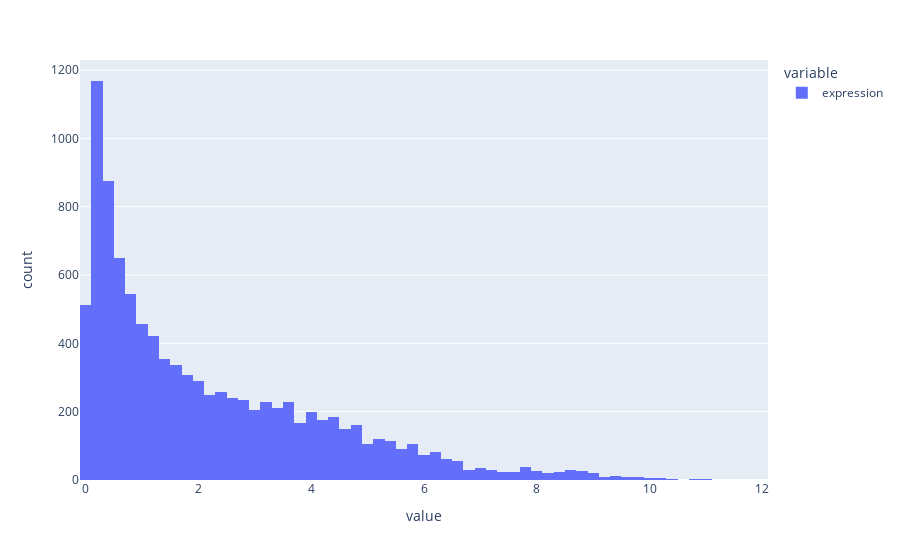

Write notebook code for a chart like this one.
### Code cell
import plotly.io

plotly.io.renderers.default = "jupyterlab+png"

import plotly.express as px

fig = px.histogram(
    tpm_with_cell_type.query("expression > 0").sample(10000)["expression"]
)

fig.show()

### Figure 1 — Plotly figure (JSON) as saved in the notebook; plotly's stock layout.template omitted (floating-point values rounded to 4 significant figures; data arrays with more than 128 entries replaced by an {"elided": "..."} marker saying what was removed)
{"data": [{"alignmentgroup": "True", "bingroup": "x", "hovertemplate": "variable=expression<br>value=%{x}<br>count=%{y}<extra></extra>", "legendgroup": "expression", "marker": {"color": "#636efa", "pattern": {"shape": ""}}, "name": "expression", "offsetgroup": "expression", "orientation": "v", "showlegend": true, "type": "histogram", "x": {"elided": "10000 float values"}, "xaxis": "x", "yaxis": "y"}], "layout": {"barmode": "relative", "legend": {"title": {"text": "variable"}, "tracegroupgap": 0}, "margin": {"t": 60}, "xaxis": {"anchor": "y", "domain": [0, 1], "title": {"text": "value"}}, "yaxis": {"anchor": "x", "domain": [0, 1], "title": {"text": "count"}}}}
